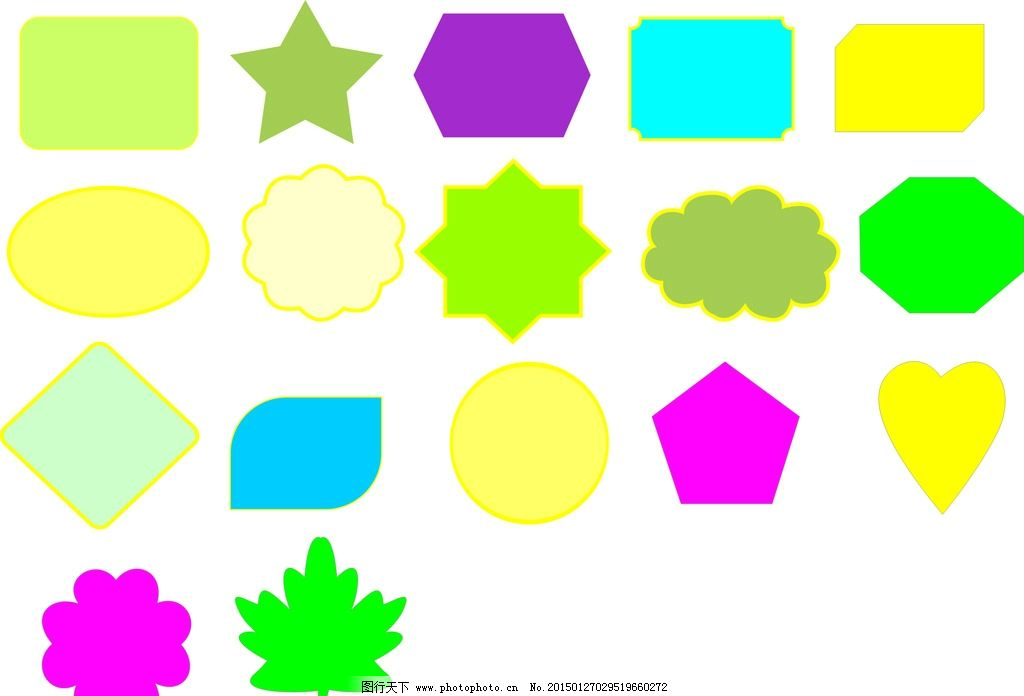
//> input picture resources/shapecolor.jpg, 1024 x 696 px
$ ./main   (built with g++ and OpenCV 4)
//> lines starting //> are read from the running program, lines starting //| are printed output that depends on the picture; after the words box and inside, x2 and y2 are one past the last pixel; in counts of white or black regions, pixels touching at a corner belong together
//
//  main.cpp
//  testOpenCv
//
//  Created by nancy on 2022/1/3.
//
#include<opencv2/imgproc.hpp>
#include<opencv2/imgcodecs.hpp>
#include <opencv2/highgui.hpp>
#include <iostream>
using namespace cv;
using std::string;

int hmin = 0, smin = 0, vmin = 0;
int hmax = 255, smax = 255, vmax = 255;

int main(int argc, const char * argv[]) {
    // insert code here...
    string path = "../resources/shapecolor.jpg";
    Mat image = imread(path);
//> image is the input picture: 696 rows x 1024 cols, CV_8UC3; mean B, G, R 195.7, 235, 218.1
    Mat imgHSV, imgMask;
    cvtColor(image, imgHSV, COLOR_BGR2HSV);
//> imgHSV: 696 rows x 1024 cols, CV_8UC3; mean H, S, V 35.8, 84.2, 250.7

    string winName = "TrackBars";

    namedWindow(winName, cv::WindowFlags::WINDOW_AUTOSIZE);
    createTrackbar("Hue Min", winName, &hmin, 179);
//> slider 'Hue Min' is set to 35
    createTrackbar("Hue Max", winName, &hmax, 255);
    createTrackbar("Sat Min", winName, &smin, 255);
//> slider 'Sat Min' is set to 51
    createTrackbar("Sat Max", winName, &smax, 255);
    createTrackbar("Val Min", winName, &vmin, 255);
//> slider 'Val Min' is set to 51
    createTrackbar("Val Max", winName, &vmax, 255);
    imshow("Image", image);
    imshow("Image HSV", imgHSV);
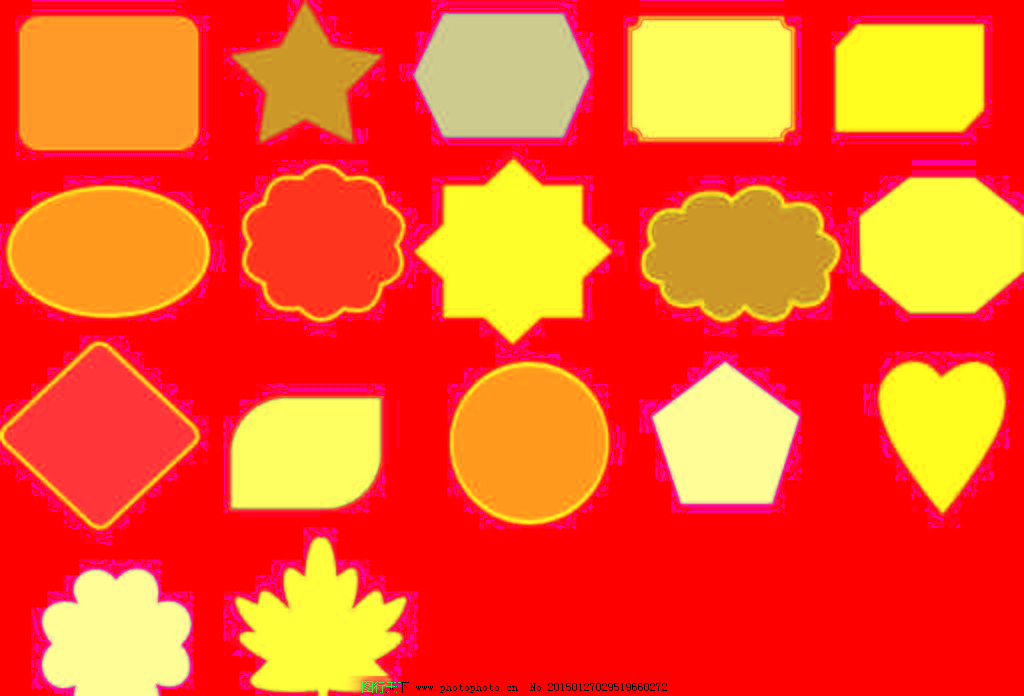
//> window 'Image HSV': 696 rows x 1024 cols, CV_8UC3; mean B, G, R 35.8, 84.2, 250.7
    while (true)
    {
        Scalar lower(hmin, smin, vmin);
        Scalar upper(hmax, smax, vmax);
        inRange(imgHSV, lower, upper, imgMask);
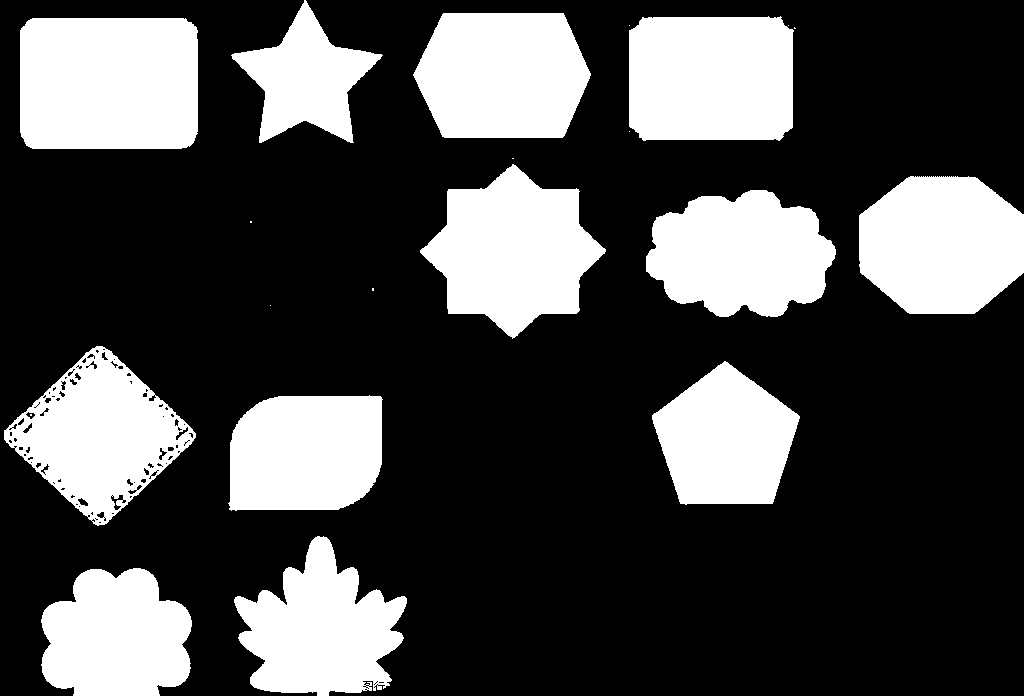
//> imgMask: 696 rows x 1024 cols, CV_8UC1; 29.2% white; 21 white regions (9 under 20 px), largest, box (x1, y1, x2, y2) and area: (20, 18, 198, 149) 23024, (629, 16, 794, 141) 19752, (420, 164, 606, 339) 19429

        imshow("Image Mask", imgMask);
        waitKey(1);
    }
    return 0;
}
